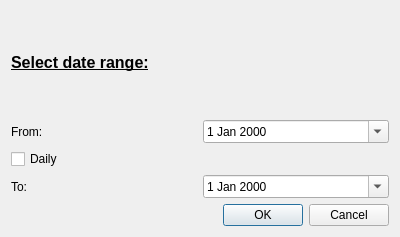
<?xml version="1.0" encoding="UTF-8"?>
<ui version="4.0">
 <class>ReportGenerateDialog</class>
 <widget class="QDialog" name="ReportGenerateDialog">
  <property name="geometry">
   <rect>
    <x>0</x>
    <y>0</y>
    <width>400</width>
    <height>237</height>
   </rect>
  </property>
  <property name="windowTitle">
   <string>Dialog</string>
  </property>
  <layout class="QVBoxLayout" name="verticalLayout">
   <item>
    <widget class="QLabel" name="label_3">
     <property name="font">
      <font>
       <pointsize>12</pointsize>
       <weight>75</weight>
       <bold>true</bold>
       <underline>true</underline>
      </font>
     </property>
     <property name="text">
      <string>Select date range:</string>
     </property>
    </widget>
   </item>
   <item>
    <layout class="QHBoxLayout" name="horizontalLayout">
     <item>
      <widget class="QLabel" name="label">
       <property name="text">
        <string>From:</string>
       </property>
      </widget>
     </item>
     <item>
      <widget class="QDateEdit" name="fromDate">
       <property name="calendarPopup">
        <bool>true</bool>
       </property>
      </widget>
     </item>
    </layout>
   </item>
   <item>
    <widget class="QCheckBox" name="chkDaily">
     <property name="text">
      <string>Daily</string>
     </property>
    </widget>
   </item>
   <item>
    <layout class="QHBoxLayout" name="horizontalLayout_2">
     <item>
      <widget class="QLabel" name="label_2">
       <property name="text">
        <string>To:</string>
       </property>
      </widget>
     </item>
     <item>
      <widget class="QDateEdit" name="toDate">
       <property name="calendarPopup">
        <bool>true</bool>
       </property>
      </widget>
     </item>
    </layout>
   </item>
   <item>
    <widget class="QDialogButtonBox" name="buttonBox">
     <property name="orientation">
      <enum>Qt::Horizontal</enum>
     </property>
     <property name="standardButtons">
      <set>QDialogButtonBox::Cancel|QDialogButtonBox::Ok</set>
     </property>
    </widget>
   </item>
  </layout>
 </widget>
 <tabstops>
  <tabstop>fromDate</tabstop>
  <tabstop>chkDaily</tabstop>
  <tabstop>toDate</tabstop>
  <tabstop>buttonBox</tabstop>
 </tabstops>
 <resources/>
 <connections>
  <connection>
   <sender>buttonBox</sender>
   <signal>accepted()</signal>
   <receiver>ReportGenerateDialog</receiver>
   <slot>accept()</slot>
   <hints>
    <hint type="sourcelabel">
     <x>227</x>
     <y>215</y>
    </hint>
    <hint type="destinationlabel">
     <x>157</x>
     <y>236</y>
    </hint>
   </hints>
  </connection>
  <connection>
   <sender>buttonBox</sender>
   <signal>rejected()</signal>
   <receiver>ReportGenerateDialog</receiver>
   <slot>reject()</slot>
   <hints>
    <hint type="sourcelabel">
     <x>295</x>
     <y>221</y>
    </hint>
    <hint type="destinationlabel">
     <x>286</x>
     <y>236</y>
    </hint>
   </hints>
  </connection>
  <connection>
   <sender>chkDaily</sender>
   <signal>clicked(bool)</signal>
   <receiver>toDate</receiver>
   <slot>setDisabled(bool)</slot>
   <hints>
    <hint type="sourcelabel">
     <x>71</x>
     <y>132</y>
    </hint>
    <hint type="destinationlabel">
     <x>286</x>
     <y>159</y>
    </hint>
   </hints>
  </connection>
 </connections>
</ui>
